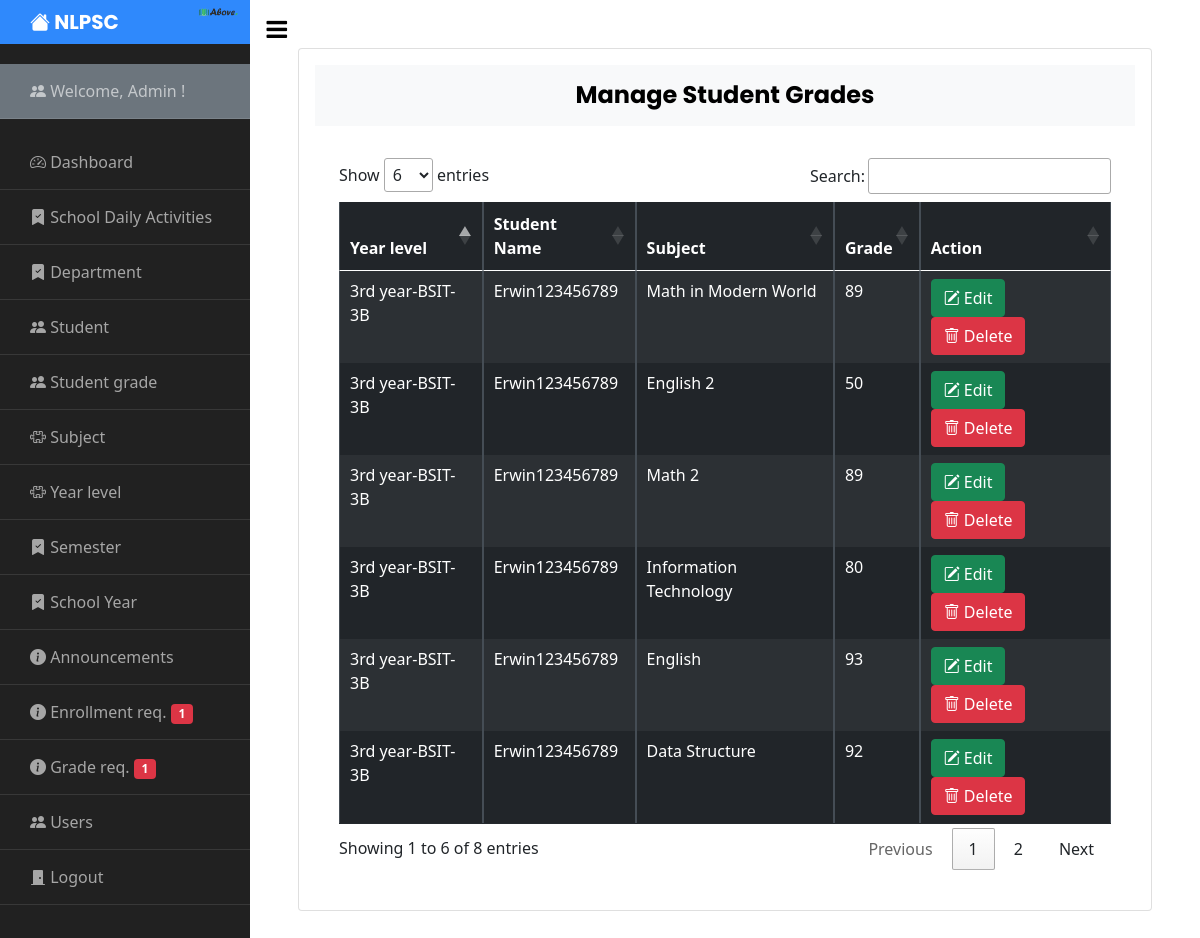
Page /admin/manage_grades.php (signed in) on the committed database.
### tables this page shows
CREATE TABLE `user` (
  `Id` int(11) NOT NULL,
  `firstname` varchar(255) NOT NULL,
  `middlename` varchar(255) NOT NULL,
  `lastname` varchar(255) NOT NULL,
  `dob` varchar(255) NOT NULL,
  `age` int(11) NOT NULL,
  `email` varchar(255) NOT NULL,
  `contact` varchar(255) NOT NULL,
  `address` varchar(255) NOT NULL,
  `username` varchar(255) NOT NULL,
  `password` varchar(255) NOT NULL,
  `usertype` varchar(255) NOT NULL DEFAULT 'Teacher',
  `image` varchar(255) NOT NULL
);

CREATE TABLE `student_grade` (
  `grade_id` int(11) NOT NULL,
  `student_id` int(11) NOT NULL,
  `subject_id` int(11) NOT NULL,
  `grade` int(11) NOT NULL
);

CREATE TABLE `year_level` (
  `level_Id` int(11) NOT NULL,
  `level` varchar(255) NOT NULL,
  `section` varchar(255) NOT NULL
);

CREATE TABLE `student` (
  `Id` int(11) NOT NULL,
  `id_no` varchar(255) DEFAULT NULL,
  `firstname` varchar(255) NOT NULL,
  `middlename` varchar(255) NOT NULL,
  `lastname` varchar(255) NOT NULL,
  `dob` varchar(255) NOT NULL,
  `age` varchar(255) NOT NULL,
  `email` varchar(255) NOT NULL,
  `contact` varchar(255) NOT NULL,
  `address` varchar(255) NOT NULL,
  `username` varchar(255) NOT NULL,
  `password` varchar(255) NOT NULL,
  `images` varchar(255) NOT NULL,
  `dept_id` int(11) NOT NULL,
  `year_level` int(255) NOT NULL,
  `status` varchar(255) NOT NULL DEFAULT 'Pending'
);

CREATE TABLE `subject` (
  `sub_Id` int(11) NOT NULL,
  `school_yr_Id` int(11) NOT NULL,
  `semester_id` int(11) NOT NULL,
  `Sub_code` varchar(255) NOT NULL,
  `Sub_name` varchar(255) NOT NULL,
  `Sub_description` varchar(255) NOT NULL,
  `Teacher` varchar(255) NOT NULL,
  `Sub_level` int(11) NOT NULL,
  `day` varchar(255) NOT NULL,
  `time_sched` varchar(255) NOT NULL,
  `Units` int(11) NOT NULL
);

### admin/manage_grades.php (the view, shortened to what this page needs)
<?php include 'sidebar.php'; ?>
     <div id="content" class="p-4 p-md-5 pt-5">
       <div class="card p-3">
         <h4 class="bg-light p-3" align="center"><strong>Manage Student Grades</strong></h4>
         <div class="table-responsive p-4">
           <table class="table table-bordered table-dark table-striped table-hover table-responsive-sm " id="example">
             <thead>
               <tr>
                   <th>Year level</th>
                   <th>Student Name</th>
                   <th>Subject</th>
                   <th>Grade</th>
                   <th>Action</th>
               </tr>
             </thead>
             <tbody>
               <?php
                   include("../config.php");
                   $query ="SELECT * FROM student_grade JOIN student ON student_grade.student_id=student.Id JOIN subject ON student_grade.subject_id=subject.sub_Id JOIN year_level ON student.year_level=year_level.level_Id";
                   $sql = mysqli_query($conn,$query);
                   while($row = mysqli_fetch_array($sql)) {
               ?>
               <tr>
                   <td><?php echo $row["level"]; echo '-'; echo $row["section"]; ?></td>
                   <td><?php echo $row["firstname"];?></td>
                   <td><?php echo $row["Sub_name"];?></td>
                   <td><?php echo $row["grade"];?></td>
                   <td>
                       <button class="btn btn-success" data-bs-toggle="modal" type="button" data-bs-target="#updategrade_modal<?php echo $row['grade_id']; ?>"><i class="bi bi-pencil-square"></i> Edit</button>
                       <button class="btn btn-danger" data-bs-toggle="modal" type="button" data-bs-target="#deletegrade_modal<?php echo $row['grade_id']; ?>"><i class="bi bi-trash"></i> Delete</button>
                   </td>
               </tr>
               <?php
                    }
               ?>
             </tbody>
           </table>
       </div>
     </div>
   </div>

### admin/sidebar.php (shortened to what this page needs)
<?php
include '../config.php';
  if(isset($_SESSION['admin_username']) && isset($_SESSION['admin_id'])) {
    $id = $_SESSION['admin_id'];
    $admin = mysqli_query($conn, "SELECT * FROM user WHERE usertype='Admin' AND Id='$id'");
    while($row = mysqli_fetch_array($admin)) {
?>
<!doctype html>
<html lang="en">
  <head>
    <link href="https://cdn.jsdelivr.net/npm/bootstrap@5.0.2/dist/css/bootstrap.min.css" rel="stylesheet">
    <link rel="stylesheet" href="https://cdn.datatables.net/1.11.3/css/jquery.dataTables.min.css">
		<link href="https://cdn.jsdelivr.net/npm/bootstrap@5.0.2/dist/css/bootstrap.min.css" rel="stylesheet">
		<link rel="stylesheet" href="https://stackpath.bootstrapcdn.com/font-awesome/4.7.0/css/font-awesome.min.css">
    <link rel="stylesheet" href="https://cdn.jsdelivr.net/npm/bootstrap-icons@1.8.1/font/bootstrap-icons.css">
		<link rel="stylesheet" href="../css/style.css">
    <link rel="stylesheet" href="../css/bootstrap.min.css">
  </head>
  <body>
		<div class="wrapper d-flex align-items-stretch">
      <nav id="sidebar">
        <div class="custom-menu">
          <button type="button" id="sidebarCollapse" class="btn btn-primary">
            <i class="fa fa-bars"></i>
          </button>
        </div>
        <h1><a href="dashboard.php" class="logo"><i class="bi bi-house-fill"></i> NLPSC</a><img src="../images/logo.png" alt="" width="40" style="position: absolute; right: 12px; top: 7px;"></h1>
        <div class="bg-secondary">
              <ul class="list-unstyled components ">
                <li>
                  <a href="">
                    <i class="bi bi-people-fill"></i> Welcome, <?php echo $row['username']; ?> !
                  </a>
                </li>
              </ul>
        </div>
        <ul class="list-unstyled components mb-5">
          <li>
              <a href="dashboard.php"><i class="bi bi-speedometer2"></i> Dashboard</a>
          </li>
          <li>
            <a href="manage_daily_activities.php"><i class="bi bi-bookmark-check-fill"></i> School Daily Activities</a>
          </li>
          <li>
            <a href="manage_department.php"><i class="bi bi-bookmark-check-fill"></i> Department</a>
          </li>
          <li>
            <a href="manage_student.php"><i class="bi bi-people-fill"></i> Student</a>
          </li>
          <li>
            <a href="manage_grades.php"><i class="bi bi-people-fill"></i> Student grade</a>
          </li>
          <li>
            <a href="manage_subject.php"><i class="bi bi-puzzle"></i> Subject</a>
          </li>
          <li>
            <a href="manage_level.php"><i class="bi bi-puzzle"></i> Year level</a>
          </li>
          <li>
            <a href="manage_semester.php"><i class="bi bi-bookmark-check-fill"></i> Semester</a>
          </li>
          <li>
            <a href="manage_schoolyear.php"><i class="bi bi-bookmark-check-fill"></i> School Year</a>
          </li>
          <li>
            <a href="manage_announcement.php"><i class="bi bi-info-circle-fill"></i> Announcements</a>
          </li>
          <li>
             <?php
            $check = mysqli_query($conn, "SELECT enrollment_Id FROM enrollment");
            $count = mysqli_num_rows($check);
            ?>
            <a href="manage_enrollment.php"><i class="bi bi-info-circle-fill"></i> Enrollment req. <span class="badge bg-danger"><?php echo $count; ?></span></a>
          </li>
           <li>
             <?php
            $check2 = mysqli_query($conn, "SELECT request_grade_Id FROM request_grade");
            $count2 = mysqli_num_rows($check2);
            ?>
            <a href="manage_request_grades.php"><i class="bi bi-info-circle-fill"></i> Grade req. <span class="badge bg-danger"><?php echo $count2; ?></span></a>
          </li>
          <li>
            <a href="manage_user.php"><i class="bi bi-people-fill"></i> Users</a>
          </li>
          <li>
            <a href="../logout.php"><i class="bi bi-door-closed-fill"></i> Logout</a>
          </li>
        </ul>
      </nav>
       <?php } ?>
  </body>
</html>
<?php
    } else {
     header('Location: ../index.php');
    }
?>

### admin/sidebar.php (style rules this page uses)
ul li a, h1 a { text-decoration: none; }

### rows in the picture
user: username "Admin", count "1", count2 "1"
student_grade: year_level.level "3rd year", year_level.section "BSIT-3B", student.firstname "Erwin123456789", subject.Sub_name "Math in Modern World", grade "89"
student_grade: year_level.level "3rd year", year_level.section "BSIT-3B", student.firstname "Erwin123456789", subject.Sub_name "English 2", grade "50"
student_grade: year_level.level "3rd year", year_level.section "BSIT-3B", student.firstname "Erwin123456789", subject.Sub_name "Math 2", grade "89"
student_grade: year_level.level "3rd year", year_level.section "BSIT-3B", student.firstname "Erwin123456789", subject.Sub_name "Information Technology", grade "80"
student_grade: year_level.level "3rd year", year_level.section "BSIT-3B", student.firstname "Erwin123456789", subject.Sub_name "English", grade "93"
student_grade: year_level.level "3rd year", year_level.section "BSIT-3B", student.firstname "Erwin123456789", subject.Sub_name "Data Structure", grade "92"
